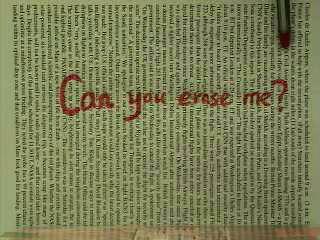
#> input picture target.png, 320 x 240 px
$ python main.py
#> lines starting #> are read from the running program, lines starting #| are printed output that depends on the picture; after the words box and inside, x2 and y2 are one past the last pixel; in counts of white or black regions, pixels touching at a corner belong together
#> in main, template is the input picture: shape (240, 320, 3); mean B, G, R 87.6, 126.9, 124.1
### font_mask.py
import cv2
import numpy as np
import os

def create_mask(img, lower_bound, upper_bound, kernelOpen, kernelClose, eraser = 0):
#> called with lower_bound = array of shape (3,), upper_bound = array of shape (3,), kernelOpen = array of shape (3, 3), kernelClose = array of shape (3, 3), eraser = 1
    imgHSV = cv2.cvtColor(img, cv2.COLOR_BGR2HSV)
#> imgHSV: shape (240, 320, 3); mean H, S, V 32.6, 88.2, 129.2
    h = imgHSV.shape[0]
#> h = 240
    mask = cv2.inRange(imgHSV,lower_bound,upper_bound)
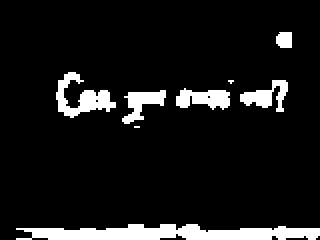
#> mask: shape (240, 320); 9.2% white; 8 white regions (2 under 20 px), largest, box (x1, y1, x2, y2) and area: (16, 224, 320, 240) 3416, (56, 72, 116, 118) 1168, (176, 88, 230, 110) 796, (240, 80, 288, 112) 728, (122, 90, 166, 124) 720, (276, 32, 292, 48) 233
    maskOpen = cv2.morphologyEx(mask,cv2.MORPH_OPEN,kernelOpen)
#> maskOpen: shape (240, 320); 9.1% white; 7 white regions, largest, box (x1, y1, x2, y2) and area: (16, 224, 320, 240) 3400, (56, 72, 116, 118) 1152, (176, 90, 230, 108) 784
    maskClose = cv2.morphologyEx(maskOpen,cv2.MORPH_CLOSE,kernelClose)
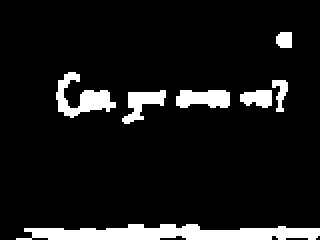
#> maskClose: shape (240, 320); 9.2% white; 7 white regions, largest, box (x1, y1, x2, y2) and area: (16, 224, 320, 240) 3420, (56, 72, 116, 118) 1172, (176, 90, 230, 108) 808
    if eraser == True:
        for x in range(h):
            if x<64 or x>219:
                maskClose[x] = np.zeros(maskClose[x].shape[0])
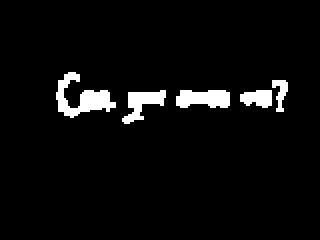
#> maskClose: shape (240, 320); 4.4% white; 5 white regions, box (x1, y1, x2, y2) and area: (56, 72, 116, 118) 1172, (176, 90, 230, 108) 808, (122, 90, 166, 124) 712, (240, 90, 272, 108) 444, (272, 80, 288, 112) 276
    return maskClose

### main.py
import argparse
import cv2
import os
import numpy as np
import numba as nb
from font_mask import create_mask
from synthesis import *
from tracking import *

def validate_args(args):
    wh, ww = args.window_height, args.window_width
    if wh < 3 or ww < 3:
        raise ValueError('window_size must be greater than or equal to (3,3).')

    if args.kernel_size <= 1:
        raise ValueError('kernel size must be greater than 1.')

    if args.kernel_size % 2 == 0:
        raise ValueError('kernel size must be odd.')

    if args.kernel_size > min(wh, ww):
        raise ValueError('kernel size must be less than or equal to the smaller window_size dimension.')

def parse_args():
    parser = argparse.ArgumentParser(description='Smart Erasor')
    parser.add_argument('--template_path', type=str, required=False, default='./target.png', help='Path to the template sample')
    parser.add_argument('--in_path', type=str, required=False, default='./Original.avi', help='the path of input video')
    parser.add_argument('--out_path', type=str, required=False, default='./Output.avi', help='the path of erased video')

    # parameters for texture impainting
    parser.add_argument('--kernel_size', type=int, required=False, default=23, help='One dimension of the square synthesis kernel')
    parser.add_argument('--visualize', required=False, action='store_true', help='Visualize the synthesis process')


    args = parser.parse_args()
    return args

def main():
    args = parse_args()
    template = cv2.imread(args.template_path)
    if template is None:
        raise ValueError('Unable to read image from template_path.')
    path = args.template_path
    image_parameter = {'./target.png' : [[0,0,0], [25, 255, 255], 278, 292, 0, 50],
                       './blanket.png' : [[0, 0, 120], [180, 15, 255], 46, 62, 186, 216]
                       }
    low_bound, high_bound = np.array(image_parameter[path][0]), np.array(image_parameter[path][1])
    width_left, width_right = image_parameter[path][2], image_parameter[path][3]
    height_top, height_bottom = image_parameter[path][4], image_parameter[path][5]

    template_mask = create_mask(template, low_bound, high_bound, np.ones((3, 3), np.uint8), np.ones((3, 3), np.uint8), 1)
    hole_index = np.where(template_mask == 255)
#> hole_index = 3412 positions, rows 72 to 123, columns 56 to 287

    for hole_row, hole_col in zip(hole_index[0], hole_index[1]):
        template[hole_row, hole_col] = 255
#> this loop made 3412 passes
#> (hole_row, hole_col) on passes 1 to 3: (72, 68), (72, 69), (72, 70)
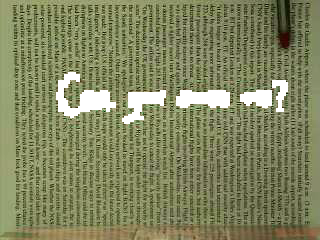
#> template: shape (240, 320, 3); 4.44% of pixels changed, all inside (x1, y1, x2, y2) = (56, 72, 288, 124)


    target = np.copy(template)[height_top:height_bottom, width_left:width_right, :]
    H, W = template.shape[0], template.shape[1]
#> H = 240; W = 320
    height, width = target.shape[0], target.shape[1]
#> height = 50; width = 14
    fourcc = cv2.VideoWriter_fourcc(*'XVID')
#> (the run stopped early here; a loop or call above may not have finished)
